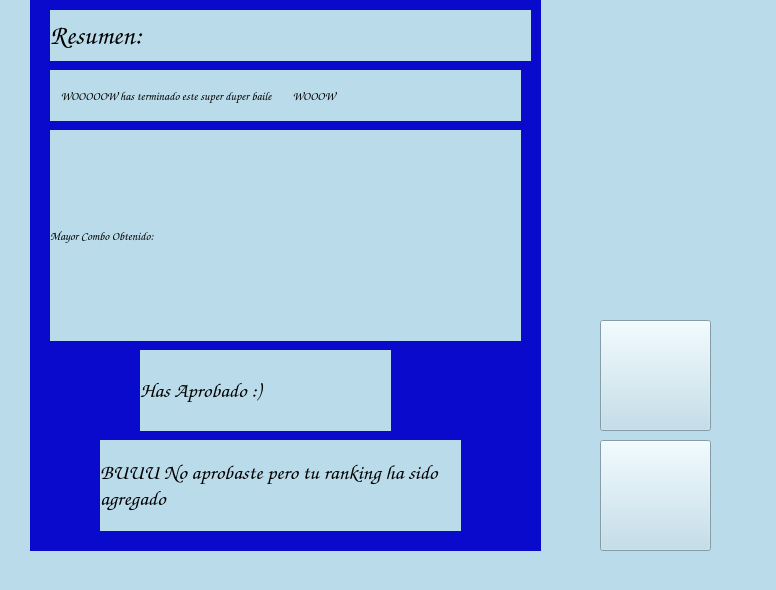
<?xml version="1.0" encoding="UTF-8"?>
<ui version="4.0">
 <class>MainWindow</class>
 <widget class="QMainWindow" name="MainWindow">
  <property name="geometry">
   <rect>
    <x>0</x>
    <y>0</y>
    <width>776</width>
    <height>590</height>
   </rect>
  </property>
  <property name="windowTitle">
   <string>MainWindow</string>
  </property>
  <property name="styleSheet">
   <string notr="true">background-color: rgb(186, 219, 234)</string>
  </property>
  <widget class="QWidget" name="centralwidget">
   <widget class="QLabel" name="label">
    <property name="geometry">
     <rect>
      <x>580</x>
      <y>180</y>
      <width>151</width>
      <height>111</height>
     </rect>
    </property>
    <property name="text">
     <string/>
    </property>
    <property name="pixmap">
     <pixmap>sprites/puffles/puffle_02.png</pixmap>
    </property>
    <property name="scaledContents">
     <bool>true</bool>
    </property>
   </widget>
   <widget class="QLabel" name="label_2">
    <property name="geometry">
     <rect>
      <x>550</x>
      <y>0</y>
      <width>221</width>
      <height>201</height>
     </rect>
    </property>
    <property name="text">
     <string/>
    </property>
    <property name="pixmap">
     <pixmap>sprites/pinguirin_rojo/rojo_arriba_derecha.png</pixmap>
    </property>
    <property name="scaledContents">
     <bool>true</bool>
    </property>
   </widget>
   <widget class="QLabel" name="resument_txt">
    <property name="geometry">
     <rect>
      <x>50</x>
      <y>10</y>
      <width>261</width>
      <height>51</height>
     </rect>
    </property>
    <property name="font">
     <font>
      <family>Comic Sans MS</family>
      <pointsize>20</pointsize>
     </font>
    </property>
    <property name="text">
     <string>Resumen:</string>
    </property>
    <property name="scaledContents">
     <bool>false</bool>
    </property>
    <property name="wordWrap">
     <bool>true</bool>
    </property>
    <property name="indent">
     <number>-3</number>
    </property>
   </widget>
   <widget class="QLabel" name="aprobado_txt">
    <property name="geometry">
     <rect>
      <x>140</x>
      <y>350</y>
      <width>251</width>
      <height>81</height>
     </rect>
    </property>
    <property name="font">
     <font>
      <family>Comic Sans MS</family>
     </font>
    </property>
    <property name="text">
     <string>&lt;html&gt;&lt;head/&gt;&lt;body&gt;&lt;p&gt;&lt;span style=&quot; font-size:16pt;&quot;&gt;Has Aprobado :) &lt;/span&gt;&lt;/p&gt;&lt;/body&gt;&lt;/html&gt;</string>
    </property>
    <property name="wordWrap">
     <bool>true</bool>
    </property>
   </widget>
   <widget class="QLabel" name="label_5">
    <property name="geometry">
     <rect>
      <x>30</x>
      <y>0</y>
      <width>511</width>
      <height>551</height>
     </rect>
    </property>
    <property name="styleSheet">
     <string notr="true">background-color:rgb(10, 10, 204)</string>
    </property>
    <property name="text">
     <string/>
    </property>
   </widget>
   <widget class="QLabel" name="no_aprobado_txt">
    <property name="geometry">
     <rect>
      <x>100</x>
      <y>440</y>
      <width>361</width>
      <height>91</height>
     </rect>
    </property>
    <property name="font">
     <font>
      <family>Comic Sans MS</family>
     </font>
    </property>
    <property name="text">
     <string>&lt;html&gt;&lt;head/&gt;&lt;body&gt;&lt;p&gt;&lt;span style=&quot; font-size:16pt;&quot;&gt;BUUU No aprobaste pero tu ranking ha sido agregado&lt;/span&gt;&lt;/p&gt;&lt;/body&gt;&lt;/html&gt;</string>
    </property>
    <property name="wordWrap">
     <bool>true</bool>
    </property>
   </widget>
   <widget class="QLabel" name="mayor_combo_puntos_txt">
    <property name="geometry">
     <rect>
      <x>50</x>
      <y>130</y>
      <width>471</width>
      <height>211</height>
     </rect>
    </property>
    <property name="font">
     <font>
      <family>Comic Sans MS</family>
     </font>
    </property>
    <property name="text">
     <string>Mayor Combo Obtenido:</string>
    </property>
    <property name="wordWrap">
     <bool>true</bool>
    </property>
   </widget>
   <widget class="QLabel" name="resument_txt_4">
    <property name="geometry">
     <rect>
      <x>50</x>
      <y>70</y>
      <width>471</width>
      <height>51</height>
     </rect>
    </property>
    <property name="font">
     <font>
      <family>Comic Sans MS</family>
     </font>
    </property>
    <property name="text">
     <string>    WOOOOOW has terminado este super duper baile        WOOOW</string>
    </property>
    <property name="wordWrap">
     <bool>true</bool>
    </property>
   </widget>
   <widget class="QLabel" name="name_text">
    <property name="geometry">
     <rect>
      <x>270</x>
      <y>10</y>
      <width>261</width>
      <height>51</height>
     </rect>
    </property>
    <property name="font">
     <font>
      <family>Comic Sans MS</family>
      <pointsize>11</pointsize>
     </font>
    </property>
    <property name="text">
     <string/>
    </property>
    <property name="scaledContents">
     <bool>false</bool>
    </property>
    <property name="wordWrap">
     <bool>true</bool>
    </property>
    <property name="indent">
     <number>-3</number>
    </property>
   </widget>
   <widget class="QPushButton" name="pagina_inicio_botton">
    <property name="geometry">
     <rect>
      <x>600</x>
      <y>320</y>
      <width>111</width>
      <height>111</height>
     </rect>
    </property>
    <property name="text">
     <string/>
    </property>
    <property name="icon">
     <iconset>
      <normaloff>sprites/logo.png</normaloff>sprites/logo.png</iconset>
    </property>
    <property name="iconSize">
     <size>
      <width>100</width>
      <height>100</height>
     </size>
    </property>
   </widget>
   <widget class="QPushButton" name="pagina_juego_botton">
    <property name="geometry">
     <rect>
      <x>600</x>
      <y>440</y>
      <width>111</width>
      <height>111</height>
     </rect>
    </property>
    <property name="text">
     <string/>
    </property>
    <property name="icon">
     <iconset>
      <normaloff>sprites/fondos/fondo.png</normaloff>sprites/fondos/fondo.png</iconset>
    </property>
    <property name="iconSize">
     <size>
      <width>100</width>
      <height>100</height>
     </size>
    </property>
   </widget>
   <zorder>label_5</zorder>
   <zorder>label_2</zorder>
   <zorder>resument_txt</zorder>
   <zorder>aprobado_txt</zorder>
   <zorder>no_aprobado_txt</zorder>
   <zorder>mayor_combo_puntos_txt</zorder>
   <zorder>resument_txt_4</zorder>
   <zorder>name_text</zorder>
   <zorder>pagina_inicio_botton</zorder>
   <zorder>pagina_juego_botton</zorder>
   <zorder>label</zorder>
  </widget>
  <widget class="QMenuBar" name="menubar">
   <property name="geometry">
    <rect>
     <x>0</x>
     <y>0</y>
     <width>776</width>
     <height>22</height>
    </rect>
   </property>
  </widget>
  <widget class="QStatusBar" name="statusbar"/>
 </widget>
 <resources/>
 <connections/>
</ui>
